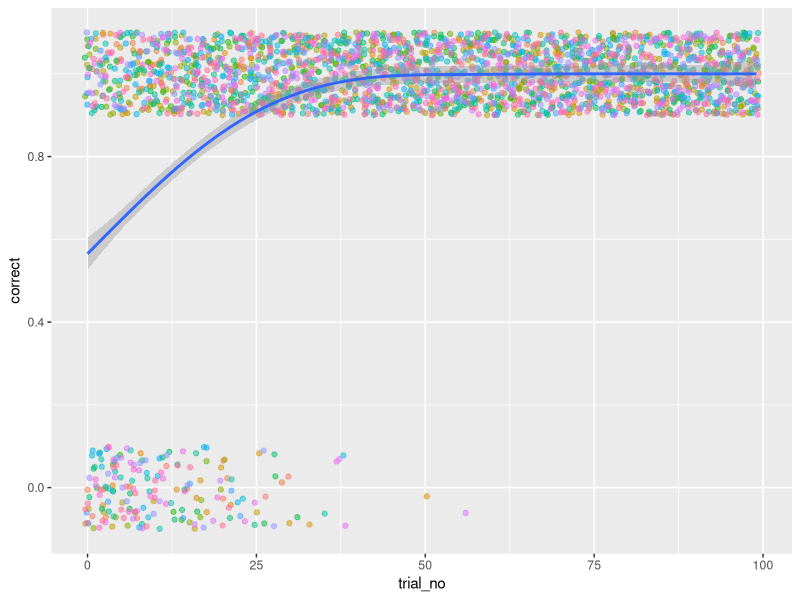
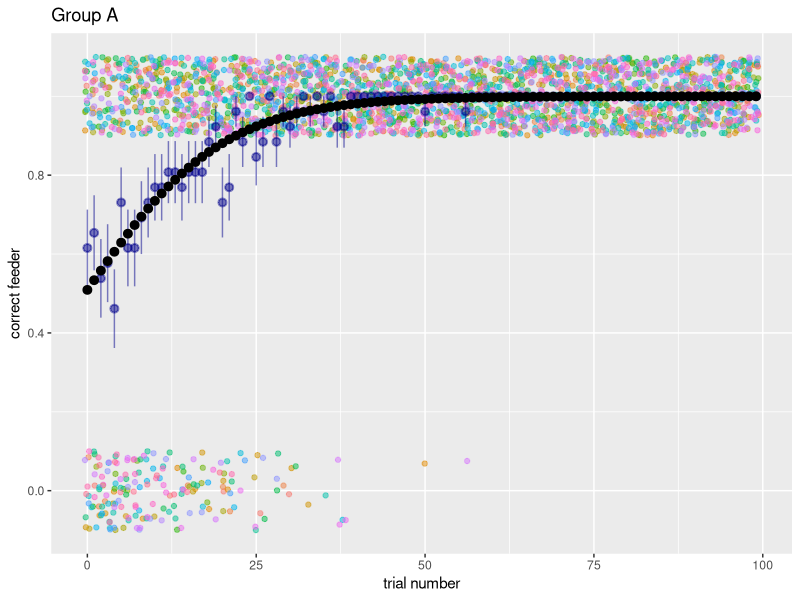
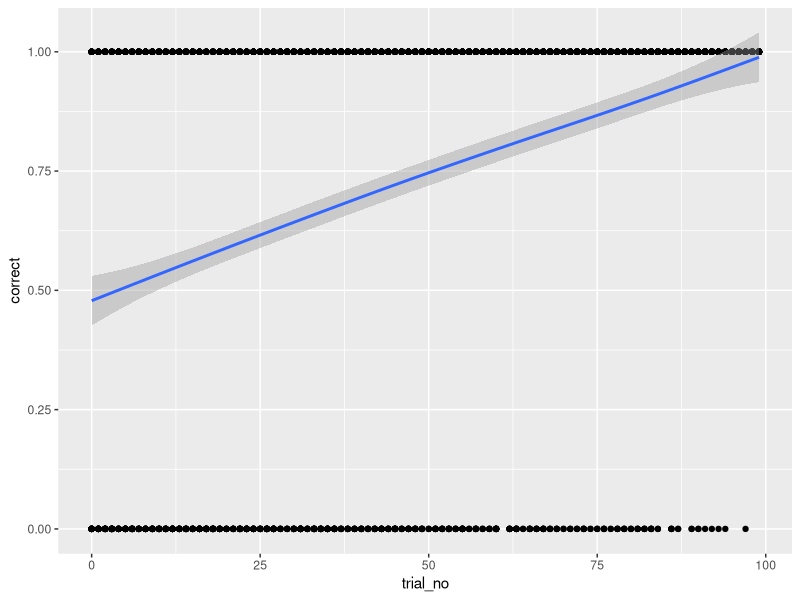
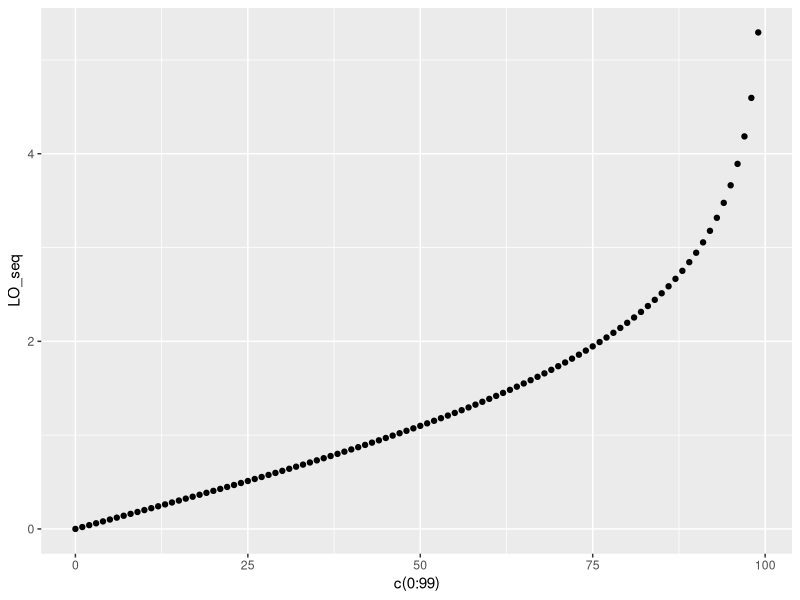
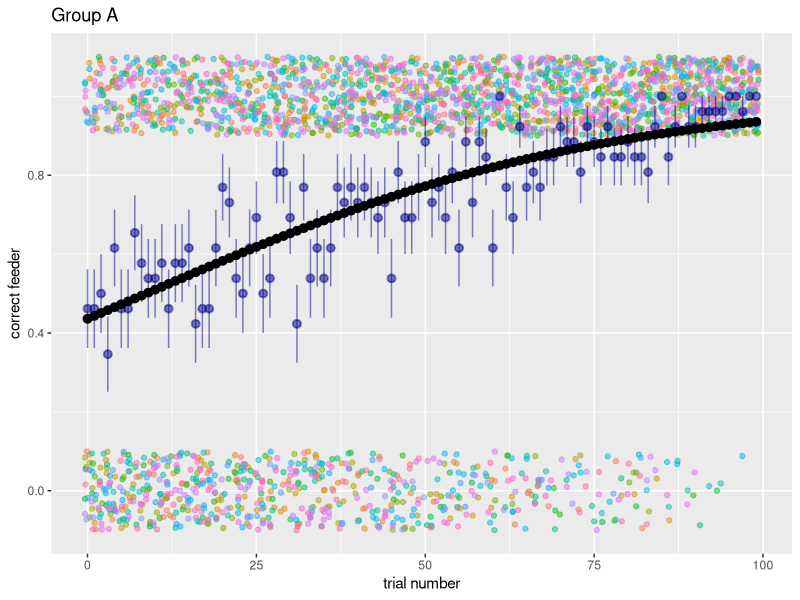

Reproduce these figures in R, in order.
## ---- chunk 1
knitr::opts_chunk$set(echo = TRUE)
set.seed(1337)
library(tidyverse)
## ---- chunk 2
bird_ID = letters
print(bird_ID)
## ---- chunk 3
group = c(rep_len("A",13), rep_len("B",13))
print(group)
## ---- chunk 4
age = rep_len(c("juv.","ad."),26)
print(age)
## ---- chunk 5
correct = rbinom(100, 1, 0.5)
table(correct)
## ---- chunk 6
df_empty = tibble(bird_ID,group,age) %>% 
  slice(rep(1:n(), each = 100)) %>%
  mutate(bird_ID = as.factor(bird_ID), group = as.factor(group), age = as.factor(age)) %>% 
  group_by(bird_ID) %>% 
  mutate(trial_no=c(0:99)) %>% 
  ungroup()
summary(df_empty)
## ---- chunk 7
df_dumb = df_empty %>% 
  group_by(bird_ID) %>%
  mutate(correct = rbinom(n(),1,0.5))
summary(df_dumb)
df_dumb %>% filter(bird_ID=="a") %>% head()
## ---- chunk 8
df_dumb %>% group_by(bird_ID) %>% summarize(mean=mean(correct),sd=sd(correct))
## ---- chunk 9
probability = seq(0,1,.1)
odds = probability/(1-probability)
log_odds = log(odds)
df_relationship = tibble(probability,odds,log_odds)
knitr::kable(df_relationship)
## ---- chunk 10
m1 = glm(correct ~ 1 + trial_no, data=df_dumb, family=binomial)
summary(m1)
## ---- chunk 11
log_to_prob <- function(log_odds){
  odds <- exp(log_odds)
  prob <- odds / (1 + odds)
  return(prob)
}

prob_to_log <- function(prob){
  odds <- prob/(1-prob)
  log_odds <- log(odds)
  return(log_odds)
}

## ---- chunk 12
df_smart = df_empty %>% 
  rowwise() %>% 
  mutate(correct = rbinom(1,1,log_to_prob(.1*trial_no)))
summary(df_smart)

ggplot(df_smart,aes(x=trial_no, y=correct))+
  geom_jitter(aes(color=bird_ID),height=0.1,show.legend = F,alpha=0.5)+
  stat_smooth()
## ---- chunk 13
m1 = glm(correct ~ 1 + trial_no, data=df_smart, family=binomial)
summary(m1)
## ---- chunk 14
log_to_prob(coef(m1)[1])
exp(coef(m1)[2])
## ---- chunk 15
log_to_prob(coef(m1)[1] + coef(m1)[2]*1)
log_to_prob(coef(m1)[1] + coef(m1)[2]*9)
## ---- chunk 16
df_smart$preds = predict(m1,type="response")
ggplot(df_smart,aes(x=trial_no,y=correct))+
  geom_jitter(aes(color=bird_ID),height=0.1,show.legend = F,alpha=0.5)+
  stat_summary(aes(x=trial_no,y=correct),color="darkblue",alpha=0.5)+
  stat_summary(aes(x=trial_no,y=preds))+
  labs(x="trial number",y="correct feeder",title="Group A")
## ---- chunk 17
df_smart = df_empty %>% 
  rowwise() %>% 
  mutate(correct = rbinom(1,1,.5+.005*trial_no))
summary(df_smart)

ggplot(df_smart,aes(x=trial_no, y=correct))+
  geom_point()+
  stat_smooth()
## ---- chunk 18
prob_seq=seq(0.5,0.999,0.005)
LO_seq=prob_to_log(prob_seq)
qplot(x=c(0:99),y=LO_seq)
## ---- chunk 19
m1 = glm(correct ~ 1 + trial_no, data=df_smart, family=binomial)
summary(m1)
log_to_prob(coef(m1)[1])
## ---- chunk 20
df_smart$preds = predict(m1,type="response")
ggplot(df_smart,aes(x=trial_no,y=correct))+
  geom_jitter(aes(color=bird_ID),height=0.1,show.legend = F,alpha=0.5)+
  stat_summary(aes(x=trial_no,y=correct),color="darkblue",alpha=0.5)+
  stat_summary(aes(x=trial_no,y=preds))+
  labs(x="trial number",y="correct feeder",title="Group A")
